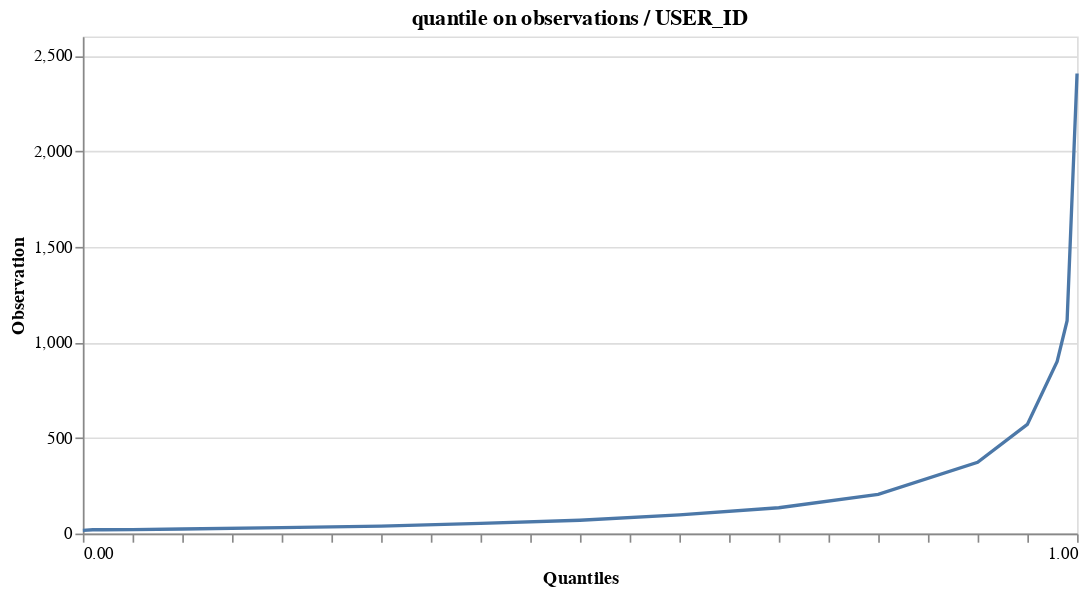

The code cell stored with this chart in its notebook:
### Markdown cell above
Now, we'll recreate our customer and product lists since there are customers with more than 5 reviews, but all of their reviews are on products with less than 5 reviews (and vice versa).

### Code cell
helper.draw_quantile(df_interactions_reduced, 'USER_ID', quantiles=quantiles)

### Figure 1 — Vega-Lite specification as saved in the notebook (floating-point values rounded to 4 significant figures)
{"config": {"view": {"continuousWidth": 400, "continuousHeight": 300}}, "data": {"name": "data-83c75d33b5a4cbb8026290c57a21dbed"}, "mark": "line", "encoding": {"x": {"type": "quantitative", "axis": {"grid": false, "labelExpr": "datum.value % 1 ? null : datum.label", "tickCount": 17}, "field": "Quantiles"}, "y": {"type": "quantitative", "field": "Observation"}}, "height": 300, "title": "quantile on observations / USER_ID", "width": 600, "$schema": "https://vega.github.io/schema/vega-lite/v4.8.1.json", "datasets": {"data-83c75d33b5a4cbb8026290c57a21dbed": [{"Observation": 17.0, "Quantiles": 0.0}, {"Observation": 20.0, "Quantiles": 0.01}, {"Observation": 20.0, "Quantiles": 0.02}, {"Observation": 21.0, "Quantiles": 0.05}, {"Observation": 23.9, "Quantiles": 0.1}, {"Observation": 31.0, "Quantiles": 0.2}, {"Observation": 39.0, "Quantiles": 0.3}, {"Observation": 53.0, "Quantiles": 0.4}, {"Observation": 69.5, "Quantiles": 0.5}, {"Observation": 97.4, "Quantiles": 0.6}, {"Observation": 135.0, "Quantiles": 0.7}, {"Observation": 205.0, "Quantiles": 0.8}, {"Observation": 373.1, "Quantiles": 0.9}, {"Observation": 570.8, "Quantiles": 0.95}, {"Observation": 900.0, "Quantiles": 0.98}, {"Observation": 1113.0, "Quantiles": 0.99}, {"Observation": 2406.0, "Quantiles": 1.0}]}}
